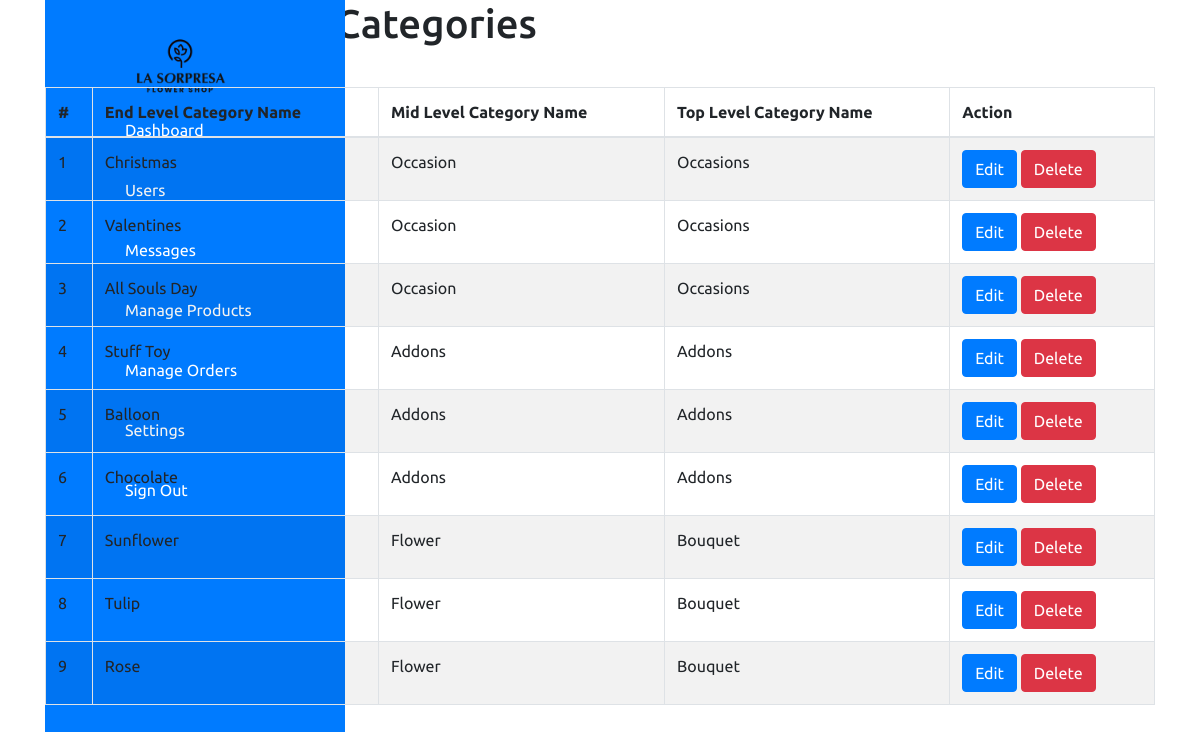
The page /admin/settings/endcategory.php on the database as committed earlier.
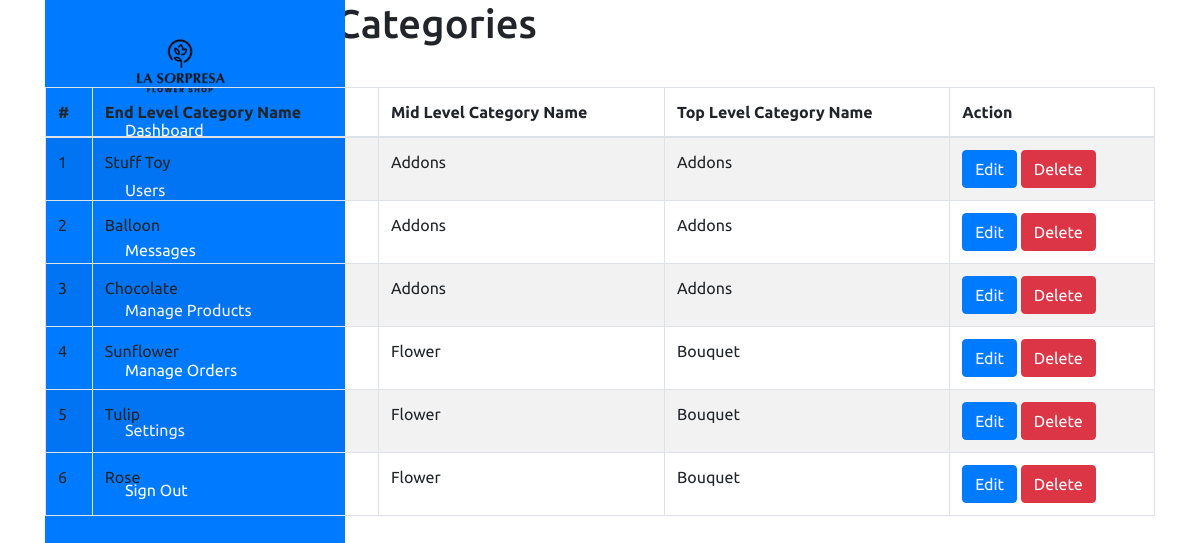
The same page on the database as committed later.
### tables this page shows
CREATE TABLE `end_category` (
  `ecat_id` int(11) NOT NULL,
  `ecat_name` varchar(255) NOT NULL,
  `mcat_id` int(11) NOT NULL
);

CREATE TABLE `mid_category` (
  `mcat_id` int(11) NOT NULL,
  `mcat_name` varchar(255) NOT NULL,
  `tcat_id` int(11) NOT NULL
);

CREATE TABLE `top_category` (
  `tcat_id` int(11) NOT NULL,
  `tcat_name` varchar(255) NOT NULL,
  `show_on_menu` int(1) NOT NULL
);

### admin/settings/endcategory.php (the view, shortened to what this page needs)
<?php require_once('../header.php'); ?>
<body>
    <div class="container">
        <div class="navigation">
            <ul>
                <li>
                    <a href="#">
                        <div class="logo-container">
                            <img src="../images/logo.png" alt="Logo" class="logo" />
                        </div>
                        <span class="title"></span>
                    </a>
                </li>
                <li>
                    <a href="../dashboard.php">
                        <span class="icon">
                        </span>
                        <span class="title">Dashboard</span>
                    </a>
                </li>
                <li>
                    <a href="../users.php">
                        <span class="icon">
                        </span>
                        <span class="title">Users</span>
                    </a>
                </li>
                <li>
                    <a href="#">
                        <span class="icon">
                        </span>
                        <span class="title">Messages</span>
                    </a>
                </li>
                <li>
                    <a href="../product/product.php">
                        <span class="icon">
                        </span>
                        <span class="title">Manage Products</span>
                    </a>
                </li>
                <li>
                    <a href="#">
                        <span class="icon">
                        </span>
                        <span class="title">Manage Orders</span>
                    </a>
                </li>
                <li>
                    <a href="../settings.php">
                        <span class="icon">
                        </span>
                        <span class="title">Settings</span>
                    </a>
                </li>
                <li>
                    <a href="../logout.php">
                        <span class="icon">
                        </span>
                        <span class="title">Sign Out</span>
                    </a>
                </li>
            </ul>
        </div>
<section class="content-header">
	<div class="content-header-left">
		<h1>View End Level Categories</h1>
	</div>
	<div class="content-header-right">
		<a href="endcategory-add.php" class="btn btn-primary btn-sm">Add New</a>
	</div>
</section>
<section class="content">
  <div class="row">
    <div class="col-md-12">
      <div class="box box-info">
        <div class="box-body table-responsive">
          <table id="example1" class="table table-bordered table-hover table-striped">
			<thead>
			    <tr>
			        <th>#</th>
			        <th>End Level Category Name</th>
                    <th>Mid Level Category Name</th>
                    <th>Top Level Category Name</th>
			        <th>Action</th>
			    </tr>
			</thead>
            <tbody>
            	<?php
            	$i=0;
            	$statement = $pdo->prepare("SELECT *
                                    FROM end_category t1
                                    JOIN mid_category t2
                                    ON t1.mcat_id = t2.mcat_id
                                    JOIN top_category t3
                                    ON t2.tcat_id = t3.tcat_id
                                    ORDER BY t1.ecat_id DESC
                                    ");
            	$statement->execute();
            	$result = $statement->fetchAll(PDO::FETCH_ASSOC);
            	foreach ($result as $row) {
            		$i++;
            		?>
					<tr>
	                    <td><?php echo $i; ?></td>
	                    <td><?php echo $row['ecat_name']; ?></td>
                        <td><?php echo $row['mcat_name']; ?></td>
                        <td><?php echo $row['tcat_name']; ?></td>
	                    <td>
	                        <a href="endcategory-edit.php?id=<?php echo $row['ecat_id']; ?>" class="btn btn-primary btn-xs">Edit</a>
	                        <a href="#" class="btn btn-danger btn-xs" data-href="endcategory-delete.php?id=<?php echo $row['ecat_id']; ?>" data-toggle="modal" data-target="#confirm-delete">Delete</a>
	                    </td>
	                </tr>
            		<?php
            	}
            	?>
            </tbody>
          </table>
        </div>
      </div>
</section>

### admin/header.php (shortened to what this page needs)
<!DOCTYPE html>
<html lang="en">
<head>
    <link rel="stylesheet" href="../css/style.css">
    <link href="https://stackpath.bootstrapcdn.com/bootstrap/4.5.2/css/bootstrap.min.css" rel="stylesheet">
    <link href="https://cdn.jsdelivr.net/npm/select2@4.0.13/dist/css/select2.min.css" rel="stylesheet" />
</head>

### css/style.css (style rules this page uses)
* { font-family: "Ubuntu", sans-serif; margin: 0; padding: 0; box-sizing: border-box; }
:root { --blue: #dd91ad; --white: #e9e9e9; --gray: #f5f5f5; --black1: #222; --black2: #999; }
body { min-height: 100vh; overflow-x: hidden; }
.container { position: relative; width: 100%; }
.navigation { position: fixed; width: 300px; height: 100%; background: var(--blue); border-left: 10px solid var(--blue); transition: 0.5s; overflow: hidden; }
.navigation ul { position: absolute; top: 0; left: 0; width: 100%; }
.logo-container { position: absolute; top: 20px; left: 50%; transform: translateX(-70%); z-index: 10; }
.logo { width: 100px; }
.navigation ul li { position: relative; width: 100%; list-style: none; border-top-left-radius: 30px; border-bottom-left-radius: 30px; }
.navigation ul li:nth-child(1) { margin-bottom: 40px; pointer-events: none; }
.navigation ul li a { position: relative; display: block; width: 100%; display: flex; text-decoration: none; color: var(--white); }
.navigation ul li a .icon { position: relative; display: block; min-width: 60px; height: 60px; line-height: 75px; text-align: center; }
.navigation ul li a .title { position: relative; display: block; padding: 0 10px; height: 60px; line-height: 60px; text-align: start; white-space: nowrap; }

Rows that differ between the two databases and show on the page:
removed end_category: ecat_name "Christmas", mcat.mcat_name "Occasion", top_category.tcat_name "Occasions"
removed end_category: ecat_name "Valentines", mcat.mcat_name "Occasion", top_category.tcat_name "Occasions"
removed end_category: ecat_name "All Souls Day", mcat.mcat_name "Occasion", top_category.tcat_name "Occasions"
